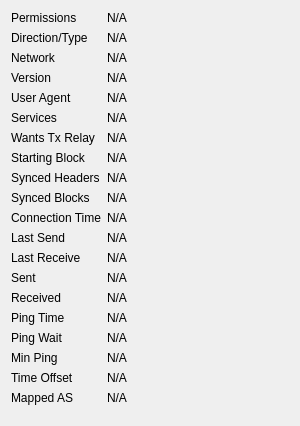
             <widget class="QWidget" name="detailWidget">
              <property name="geometry">
               <rect>
                <x>0</x>
                <y>0</y>
                <width>300</width>
                <height>426</height>
               </rect>
              </property>
              <layout class="QGridLayout" name="gridLayout_2" columnstretch="0,1">
               <item row="0" column="0">
                <widget class="QLabel" name="label_30">
                 <property name="text">
                  <string>Permissions</string>
                 </property>
                </widget>
               </item>
               <item row="0" column="1">
                <widget class="QLabel" name="peerPermissions">
                 <property name="cursor">
                  <cursorShape>IBeamCursor</cursorShape>
                 </property>
                 <property name="text">
                  <string>N/A</string>
                 </property>
                 <property name="textFormat">
                  <enum>Qt::PlainText</enum>
                 </property>
                 <property name="textInteractionFlags">
                  <set>Qt::LinksAccessibleByMouse|Qt::TextSelectableByKeyboard|Qt::TextSelectableByMouse</set>
                 </property>
                </widget>
               </item>
               <item row="1" column="0">
                <widget class="QLabel" name="peerConnectionTypeLabel">
                 <property name="toolTip">
                   <string>The direction and type of peer connection: %1</string>
                 </property>
                 <property name="text">
                  <string>Direction/Type</string>
                 </property>
                </widget>
               </item>
               <item row="1" column="1">
                <widget class="QLabel" name="peerConnectionType">
                 <property name="cursor">
                  <cursorShape>IBeamCursor</cursorShape>
                 </property>
                 <property name="text">
                  <string>N/A</string>
                 </property>
                 <property name="textFormat">
                  <enum>Qt::PlainText</enum>
                 </property>
                 <property name="textInteractionFlags">
                  <set>Qt::LinksAccessibleByMouse|Qt::TextSelectableByKeyboard|Qt::TextSelectableByMouse</set>
                 </property>
                </widget>
               </item>
               <item row="2" column="0">
                <widget class="QLabel" name="peerNetworkLabel">
                 <property name="toolTip">
                  <string>The network protocol this peer is connected through: IPv4, IPv6, Onion, I2P, or CJDNS.</string>
                 </property>
                 <property name="text">
                  <string>Network</string>
                 </property>
                </widget>
               </item>
               <item row="2" column="1">
                <widget class="QLabel" name="peerNetwork">
                 <property name="cursor">
                  <cursorShape>IBeamCursor</cursorShape>
                 </property>
                 <property name="text">
                  <string>N/A</string>
                 </property>
                 <property name="textFormat">
                  <enum>Qt::PlainText</enum>
                 </property>
                 <property name="textInteractionFlags">
                  <set>Qt::LinksAccessibleByMouse|Qt::TextSelectableByKeyboard|Qt::TextSelectableByMouse</set>
                 </property>
                </widget>
               </item>
               <item row="3" column="0">
                <widget class="QLabel" name="label_21">
                 <property name="text">
                  <string>Version</string>
                 </property>
                </widget>
               </item>
               <item row="3" column="1">
                <widget class="QLabel" name="peerVersion">
                 <property name="cursor">
                  <cursorShape>IBeamCursor</cursorShape>
                 </property>
                 <property name="text">
                  <string>N/A</string>
                 </property>
                 <property name="textFormat">
                  <enum>Qt::PlainText</enum>
                 </property>
                 <property name="textInteractionFlags">
                  <set>Qt::LinksAccessibleByMouse|Qt::TextSelectableByKeyboard|Qt::TextSelectableByMouse</set>
                 </property>
                </widget>
               </item>
               <item row="4" column="0">
                <widget class="QLabel" name="label_28">
                 <property name="text">
                  <string>User Agent</string>
                 </property>
                </widget>
               </item>
               <item row="4" column="1">
                <widget class="QLabel" name="peerSubversion">
                 <property name="cursor">
                  <cursorShape>IBeamCursor</cursorShape>
                 </property>
                 <property name="text">
                  <string>N/A</string>
                 </property>
                 <property name="textFormat">
                  <enum>Qt::PlainText</enum>
                 </property>
                 <property name="textInteractionFlags">
                  <set>Qt::LinksAccessibleByMouse|Qt::TextSelectableByKeyboard|Qt::TextSelectableByMouse</set>
                 </property>
                </widget>
               </item>
               <item row="5" column="0">
                <widget class="QLabel" name="label_4">
                 <property name="text">
                  <string>Services</string>
                 </property>
                </widget>
               </item>
               <item row="5" column="1">
                <widget class="QLabel" name="peerServices">
                 <property name="cursor">
                  <cursorShape>IBeamCursor</cursorShape>
                 </property>
                 <property name="text">
                  <string>N/A</string>
                 </property>
                 <property name="textFormat">
                  <enum>Qt::PlainText</enum>
                 </property>
                 <property name="textInteractionFlags">
                  <set>Qt::LinksAccessibleByMouse|Qt::TextSelectableByKeyboard|Qt::TextSelectableByMouse</set>
                 </property>
                </widget>
               </item>
               <item row="6" column="0">
                <widget class="QLabel" name="peerRelayTxesLabel">
                 <property name="toolTip">
                  <string>Whether the peer requested us to relay transactions.</string>
                 </property>
                 <property name="text">
                  <string>Wants Tx Relay</string>
                 </property>
                </widget>
               </item>
               <item row="6" column="1">
                <widget class="QLabel" name="peerRelayTxes">
                 <property name="cursor">
                  <cursorShape>IBeamCursor</cursorShape>
                 </property>
                 <property name="text">
                  <string>N/A</string>
                 </property>
                 <property name="textFormat">
                  <enum>Qt::PlainText</enum>
                 </property>
                 <property name="textInteractionFlags">
                  <set>Qt::LinksAccessibleByMouse|Qt::TextSelectableByKeyboard|Qt::TextSelectableByMouse</set>
                 </property>
                </widget>
               </item>
               <item row="7" column="0">
                <widget class="QLabel" name="label_29">
                 <property name="text">
                  <string>Starting Block</string>
                 </property>
                </widget>
               </item>
               <item row="7" column="1">
                <widget class="QLabel" name="peerHeight">
                 <property name="cursor">
                  <cursorShape>IBeamCursor</cursorShape>
                 </property>
                 <property name="text">
                  <string>N/A</string>
                 </property>
                 <property name="textFormat">
                  <enum>Qt::PlainText</enum>
                 </property>
                 <property name="textInteractionFlags">
                  <set>Qt::LinksAccessibleByMouse|Qt::TextSelectableByKeyboard|Qt::TextSelectableByMouse</set>
                 </property>
                </widget>
               </item>
               <item row="8" column="0">
                <widget class="QLabel" name="label_27">
                 <property name="text">
                  <string>Synced Headers</string>
                 </property>
                </widget>
               </item>
               <item row="8" column="1">
                <widget class="QLabel" name="peerSyncHeight">
                 <property name="cursor">
                  <cursorShape>IBeamCursor</cursorShape>
                 </property>
                 <property name="text">
                  <string>N/A</string>
                 </property>
                 <property name="textFormat">
                  <enum>Qt::PlainText</enum>
                 </property>
                 <property name="textInteractionFlags">
                  <set>Qt::LinksAccessibleByMouse|Qt::TextSelectableByKeyboard|Qt::TextSelectableByMouse</set>
                 </property>
                </widget>
               </item>
               <item row="9" column="0">
                <widget class="QLabel" name="label_25">
                 <property name="text">
                  <string>Synced Blocks</string>
                 </property>
                </widget>
               </item>
               <item row="9" column="1">
                <widget class="QLabel" name="peerCommonHeight">
                 <property name="cursor">
                  <cursorShape>IBeamCursor</cursorShape>
                 </property>
                 <property name="text">
                  <string>N/A</string>
                 </property>
                 <property name="textFormat">
                  <enum>Qt::PlainText</enum>
                 </property>
                 <property name="textInteractionFlags">
                  <set>Qt::LinksAccessibleByMouse|Qt::TextSelectableByKeyboard|Qt::TextSelectableByMouse</set>
                 </property>
                </widget>
               </item>
               <item row="10" column="0">
                <widget class="QLabel" name="label_22">
                 <property name="text">
                  <string>Connection Time</string>
                 </property>
                </widget>
               </item>
               <item row="10" column="1">
                <widget class="QLabel" name="peerConnTime">
                 <property name="cursor">
                  <cursorShape>IBeamCursor</cursorShape>
                 </property>
                 <property name="text">
                  <string>N/A</string>
                 </property>
                 <property name="textFormat">
                  <enum>Qt::PlainText</enum>
                 </property>
                 <property name="textInteractionFlags">
                  <set>Qt::LinksAccessibleByMouse|Qt::TextSelectableByKeyboard|Qt::TextSelectableByMouse</set>
                 </property>
                </widget>
               </item>
               <item row="11" column="0">
                <widget class="QLabel" name="label_15">
                 <property name="text">
                  <string>Last Send</string>
                 </property>
                </widget>
               </item>
               <item row="11" column="1">
                <widget class="QLabel" name="peerLastSend">
                 <property name="cursor">
                  <cursorShape>IBeamCursor</cursorShape>
                 </property>
                 <property name="text">
                  <string>N/A</string>
                 </property>
                 <property name="textFormat">
                  <enum>Qt::PlainText</enum>
                 </property>
                 <property name="textInteractionFlags">
                  <set>Qt::LinksAccessibleByMouse|Qt::TextSelectableByKeyboard|Qt::TextSelectableByMouse</set>
                 </property>
                </widget>
               </item>
               <item row="12" column="0">
                <widget class="QLabel" name="label_19">
                 <property name="text">
                  <string>Last Receive</string>
                 </property>
                </widget>
               </item>
               <item row="12" column="1">
                <widget class="QLabel" name="peerLastRecv">
                 <property name="cursor">
                  <cursorShape>IBeamCursor</cursorShape>
                 </property>
                 <property name="text">
                  <string>N/A</string>
                 </property>
                 <property name="textFormat">
                  <enum>Qt::PlainText</enum>
                 </property>
                 <property name="textInteractionFlags">
                  <set>Qt::LinksAccessibleByMouse|Qt::TextSelectableByKeyboard|Qt::TextSelectableByMouse</set>
                 </property>
                </widget>
               </item>
               <item row="13" column="0">
                <widget class="QLabel" name="label_18">
                 <property name="text">
                  <string>Sent</string>
                 </property>
                </widget>
               </item>
               <item row="13" column="1">
                <widget class="QLabel" name="peerBytesSent">
                 <property name="cursor">
                  <cursorShape>IBeamCursor</cursorShape>
                 </property>
                 <property name="text">
                  <string>N/A</string>
                 </property>
                 <property name="textFormat">
                  <enum>Qt::PlainText</enum>
                 </property>
                 <property name="textInteractionFlags">
                  <set>Qt::LinksAccessibleByMouse|Qt::TextSelectableByKeyboard|Qt::TextSelectableByMouse</set>
                 </property>
                </widget>
               </item>
               <item row="14" column="0">
                <widget class="QLabel" name="label_20">
                 <property name="text">
                  <string>Received</string>
                 </property>
                </widget>
               </item>
               <item row="14" column="1">
                <widget class="QLabel" name="peerBytesRecv">
                 <property name="cursor">
                  <cursorShape>IBeamCursor</cursorShape>
                 </property>
                 <property name="text">
                  <string>N/A</string>
                 </property>
                 <property name="textFormat">
                  <enum>Qt::PlainText</enum>
                 </property>
                 <property name="textInteractionFlags">
                  <set>Qt::LinksAccessibleByMouse|Qt::TextSelectableByKeyboard|Qt::TextSelectableByMouse</set>
                 </property>
                </widget>
               </item>
               <item row="15" column="0">
                <widget class="QLabel" name="label_26">
                 <property name="text">
                  <string>Ping Time</string>
                 </property>
                </widget>
               </item>
               <item row="15" column="1">
                <widget class="QLabel" name="peerPingTime">
                 <property name="cursor">
                  <cursorShape>IBeamCursor</cursorShape>
                 </property>
                 <property name="text">
                  <string>N/A</string>
                 </property>
                 <property name="textFormat">
                  <enum>Qt::PlainText</enum>
                 </property>
                 <property name="textInteractionFlags">
                  <set>Qt::LinksAccessibleByMouse|Qt::TextSelectableByKeyboard|Qt::TextSelectableByMouse</set>
                 </property>
                </widget>
               </item>
               <item row="16" column="0">
                <widget class="QLabel" name="peerPingWaitLabel">
                 <property name="toolTip">
                  <string>The duration of a currently outstanding ping.</string>
                 </property>
                 <property name="text">
                  <string>Ping Wait</string>
                 </property>
                </widget>
               </item>
               <item row="16" column="1">
                <widget class="QLabel" name="peerPingWait">
                 <property name="cursor">
                  <cursorShape>IBeamCursor</cursorShape>
                 </property>
                 <property name="text">
                  <string>N/A</string>
                 </property>
                 <property name="textFormat">
                  <enum>Qt::PlainText</enum>
                 </property>
                 <property name="textInteractionFlags">
                  <set>Qt::LinksAccessibleByMouse|Qt::TextSelectableByKeyboard|Qt::TextSelectableByMouse</set>
                 </property>
                </widget>
               </item>
               <item row="17" column="0">
                <widget class="QLabel" name="peerMinPingLabel">
                 <property name="text">
                  <string>Min Ping</string>
                 </property>
                </widget>
               </item>
               <item row="17" column="1">
                <widget class="QLabel" name="peerMinPing">
                 <property name="cursor">
                  <cursorShape>IBeamCursor</cursorShape>
                 </property>
                 <property name="text">
                  <string>N/A</string>
                 </property>
                 <property name="textFormat">
                  <enum>Qt::PlainText</enum>
                 </property>
                 <property name="textInteractionFlags">
                  <set>Qt::LinksAccessibleByMouse|Qt::TextSelectableByKeyboard|Qt::TextSelectableByMouse</set>
                 </property>
                </widget>
               </item>
               <item row="18" column="0">
                <widget class="QLabel" name="label_timeoffset">
                 <property name="text">
                  <string>Time Offset</string>
                 </property>
                </widget>
               </item>
               <item row="18" column="1">
                <widget class="QLabel" name="timeoffset">
                 <property name="cursor">
                  <cursorShape>IBeamCursor</cursorShape>
                 </property>
                 <property name="text">
                  <string>N/A</string>
                 </property>
                 <property name="textFormat">
                  <enum>Qt::PlainText</enum>
                 </property>
                 <property name="textInteractionFlags">
                  <set>Qt::LinksAccessibleByMouse|Qt::TextSelectableByKeyboard|Qt::TextSelectableByMouse</set>
                 </property>
                </widget>
               </item>
               <item row="19" column="0">
                <widget class="QLabel" name="peerMappedASLabel">
                 <property name="toolTip">
                  <string>The mapped Autonomous System used for diversifying peer selection.</string>
                 </property>
                 <property name="text">
                  <string>Mapped AS</string>
                 </property>
                </widget>
               </item>
               <item row="19" column="1">
                <widget class="QLabel" name="peerMappedAS">
                 <property name="cursor">
                  <cursorShape>IBeamCursor</cursorShape>
                 </property>
                 <property name="text">
                  <string>N/A</string>
                 </property>
                 <property name="textFormat">
                  <enum>Qt::PlainText</enum>
                 </property>
                 <property name="textInteractionFlags">
                  <set>Qt::LinksAccessibleByMouse|Qt::TextSelectableByKeyboard|Qt::TextSelectableByMouse</set>
                 </property>
                </widget>
               </item>
               <item row="20" column="0">
                <spacer name="verticalSpacer_3">
                 <property name="orientation">
                  <enum>Qt::Vertical</enum>
                 </property>
                 <property name="sizeHint" stdset="0">
                  <size>
                   <width>20</width>
                   <height>40</height>
                  </size>
                 </property>
                </spacer>
               </item>
              </layout>
             </widget>
